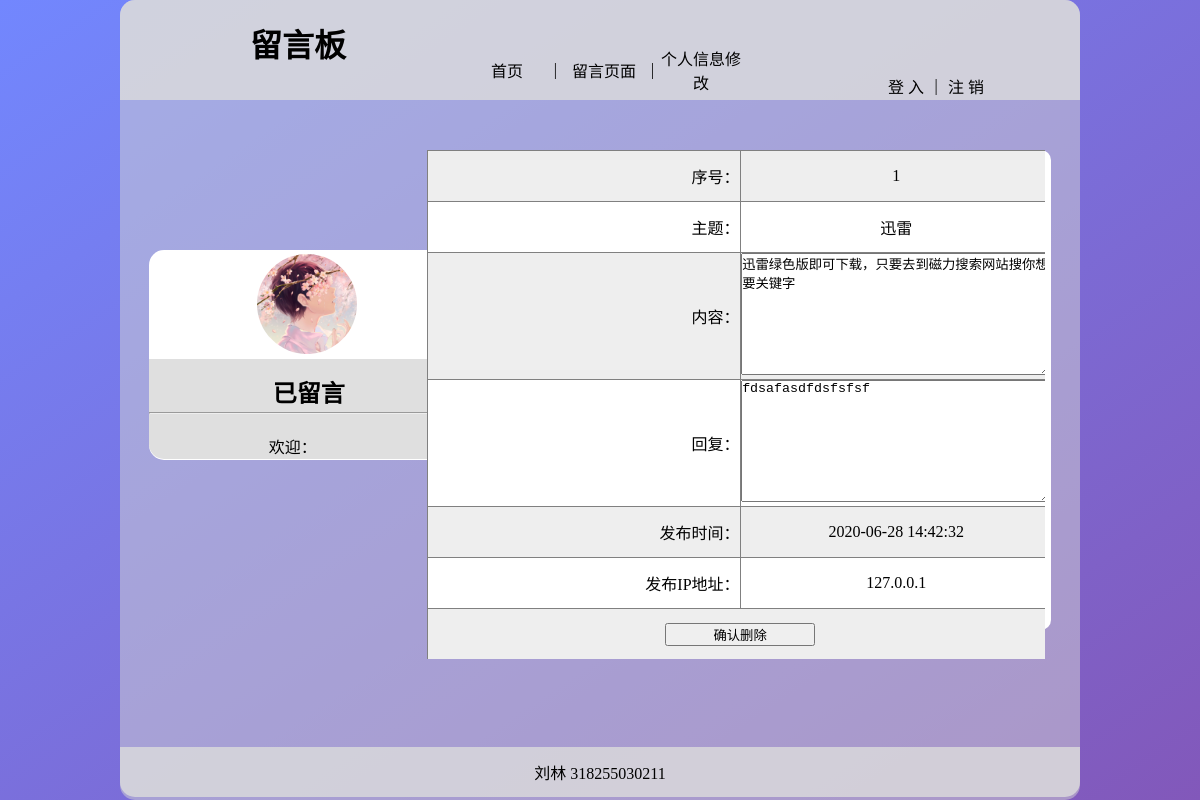
/web/delreply.php?id=1, run on the app's committed database.
### tables this page shows
CREATE TABLE `text`  (
  `id` int(255) NOT NULL AUTO_INCREMENT,
  `username` varchar(255) NOT NULL,
  `Theme` varchar(255) NOT NULL,
  `text` text NOT NULL,
  `reply` varchar(255) NULL DEFAULT NULL COMMENT '回复',
  `time` timestamp(0) NULL DEFAULT CURRENT_TIMESTAMP(0) ON UPDATE CURRENT_TIMESTAMP(0),
  `ip` varchar(255) NULL DEFAULT NULL,
  PRIMARY KEY (`id`) USING BTREE
);

### web/delreply.php (the view, shortened to what this page needs)
<?php require_once("../coon.php");?>
<?php
$username=$_SESSION['username'];
?>
<!DOCTYPE html>
<html>
<head>
</head>
<?php
if(isset($_GET["id"]))
{
    $id=$_GET['id'];
    $sql="select * from text where id='$id'";
    $rel2=mysqli_query($coon,$sql);
    $rel=mysqli_fetch_array($rel2);
}
?>
<!DOCTYPE html>
<html lang="zh">
<head>
	<link rel="stylesheet" type="text/css" href="../css/systyle.css">
</head>
<body>
	<div  class="container">
		<div class="top-container">
		<div class="top-text">
					<h1>留言板</h1>
				</div>
			<nav>
				<a href="./welcome.php">首页</a>|
				<a href="./text.php">留言页面</a>|
				<a href="./userupdate.php">个人信息修改</a>
			</nav>
			<div class="top-dc">
				<a href="../login.html">登 入</a> | <a href="./logout.php">注 销</a>
			</div>
		</div>
		<div class="left-container">
			<div class="icon1">
				<div><img src="../img/1.jpg" alt="me"></div>
			</div>
			<div class="left-sc">
				<div class="left-wz" style=" text-align: center;">
					<span>
						<h2 style="margin-right: 40px;">已留言</h2>
					</span>
				</div>
				<div class="left-no" style=" text-align: center;margin-right: 40px;"">
				</div>
				<hr>
				<div class="left-hy">欢迎：<?php echo $username;?></div>
			</div>
		</div>
		<div class="lyb" id="show" >
    <form action="delreply.php?rd=<?php echo $id; ?>" method="post">
        <table>
            <tbody>
                <tr>
                    <td  style="text-align: right;">序号：</td>
                    <td><?php echo $id;?></td>
                    </tr>
                    <tr>
                    <td style="text-align: right;">主题：</td>
                    <td><?php echo $rel['Theme'];?></td>
                    </tr>
                    <tr>
                    <td style="text-align: right;">内容：</td>
                    <td><textarea name="text" from="text" style="height: 120px; "><?php echo $rel['text'];?></textarea></td>
                    </tr>
                    <tr>
                    <td style="text-align: right;">回复：</td>
                    <td><textarea name="reply" from="reply" style="height: 120px; " readonly ><?php echo $rel['reply'] ;?></textarea></td>
                    </tr>
                    <tr>
                    <td style="text-align: right;">发布时间：</td>
                    <td><?php echo $rel['time'];?></td>
                    </tr>
                    <tr>
                    <td style="text-align: right;">发布IP地址：</td>
                    <td><?php echo $rel['ip'];?></td>
                    </tr>
                <tr>
                    <td colspan="6" style=" text-align: center;">
                        <input type="submit" value="确认删除" style=" width:150px;">
                    </td>
                </tr>
            </tbody>
        </table>
    </form>
		</div>
</div>
<div class="down-container">
    <div class="down-text">
        <p>刘林 318255030211</p>
    </div>
</div>
</body>
</html>

### css/systyle.css (style rules this page uses)
* { padding: 0px; margin: 0px; }
a { text-decoration: none; }
a:link { color: rgb(0, 0, 0) }
html { width: 100%; height: 100%; margin-left: auto; margin-right: auto; overflow: hidden; }
body { background-image: linear-gradient(to bottom right,rgb(114,135,254),rgb(130,88,186)); width: 80%; height: 100%; margin-left: auto; margin-right: auto; }
.container { width: 100%; height: 100%; background-color: rgba(211,211,211,0.5); position: relative; border-radius: 15px; margin-right: 10%; }
.top-container { width: 100%; height: 100px; background-color: rgba(220,220,220,0.8); border-radius: 15px 15px 0 0; }
.top-text { width: 300px; position: relative; left: 130px; top: 20px; }
.top-dc { display:flex; align-items: center; text-align: center; width: 10%; position: absolute; left: 80%; justify-content:space-between; position: relative; top: -20px; }
nav { display:flex; align-items: center; text-align: center; width: 30%; justify-content:space-between; position: relative; left: 100px; margin-left: 25%; text-align: center; }
nav a { width: 100px; }
.down-container { width: 80%; height: 50px; background-color: rgba(220,220,220,0.8); border-radius: 0 0 15px 15px ; position: absolute; top: 93.4%; display: flex; align-items: center; margin-left: auto; margin-right: auto; }
.down-text { width: 100%; position: absolute; display: flex; align-items: center; margin-left: auto; margin-right: auto; }
.down-text p { margin-left: auto; margin-right: auto; }
.left-container { width: 300px; height: 210px; background-color: #fff; border-radius: 15px; position: relative; left: 3%; top: 150px; }
.icon1>div>img { height:100px; width:100px; border-radius:50%; position: relative; top: 4px; left: 8px; }
.icon1 { overflow:hidden; }
.icon1>div { float:right; margin-right: 100px; }
.left-sc { width: 300px; height: 100px; background-color: rgba(192,192,192,0.5); border-radius: 0 0 15px 15px; position: relative; top: 5px; }
.left-wz { position: relative; top: 15px; left: 30px; }
.left-no { position: relative; left: 60px; top: 20px; }
.left-hy { position: relative; left: 120px; top: 20px; }
.lyb { width: 65%; height: 480px; background-color: #fff; position: relative; left: 32%; top: -160px; border-radius: 10px; }
table { width: 99%; border-spacing: 0px; border-collapse: collapse; overflow: hidden; }
table th, table td { height: 50px; text-align: center; border: 1px solid gray; }
table tbody { display: block; width: calc(100% + 8px); height: 100%; overflow-y: auto; -webkit-overflow-scrolling: touch; }
table thead tr, table tbody tr, table tfoot tr { box-sizing: border-box; table-layout: fixed; display: table; width: 100%; }
table tbody tr:nth-of-type(odd) { background: #EEE; }
table tbody tr:nth-of-type(even) { background: #FFF; }
table tbody tr td { border-bottom: none; }
textarea { width: 99%; height: 100%; }

### data on the page
text: Theme "迅雷", text "迅雷绿色版即可下载，只要去到磁力搜索网站搜你想要关键字", reply "fdsafasdfdsfsfsf", time "2020-06-28 14:42:32", ip "127.0.0.1"

### other printed values
$id "1"
